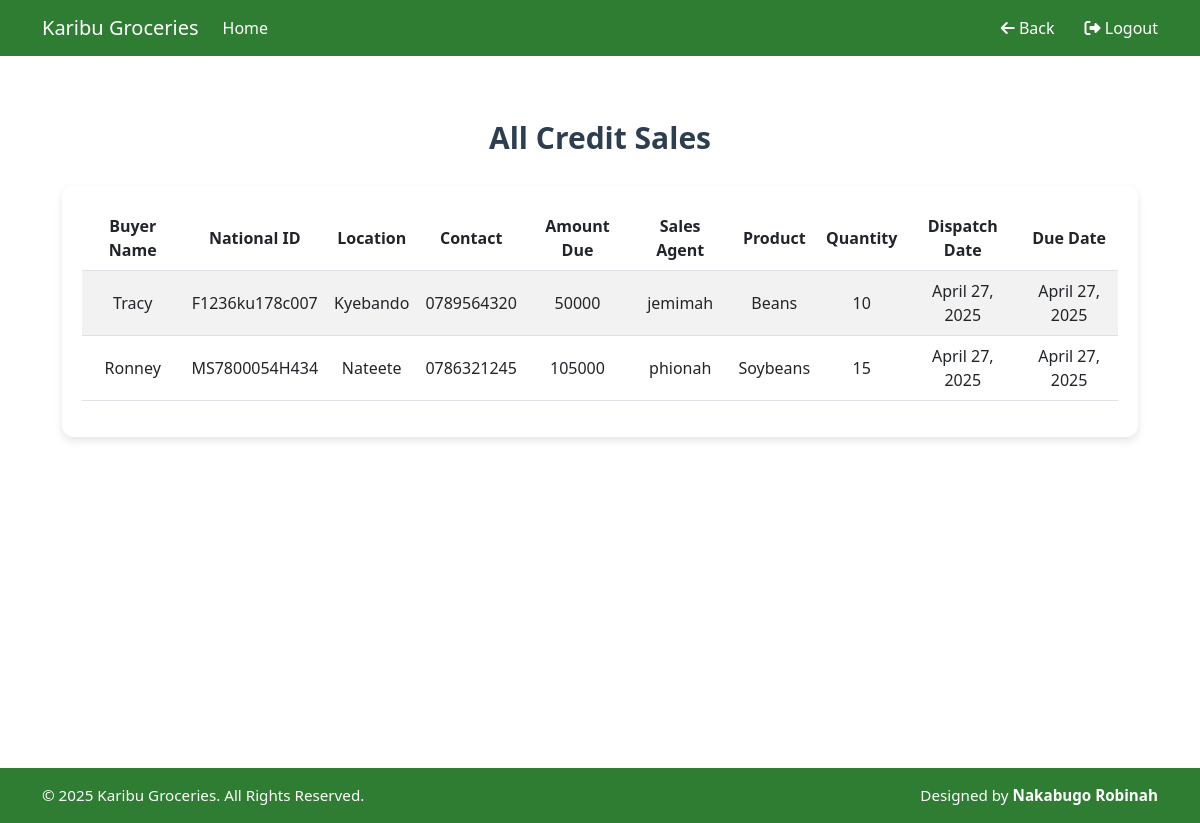
Before: /credit_sales_list/ (signed in) with the older database file.
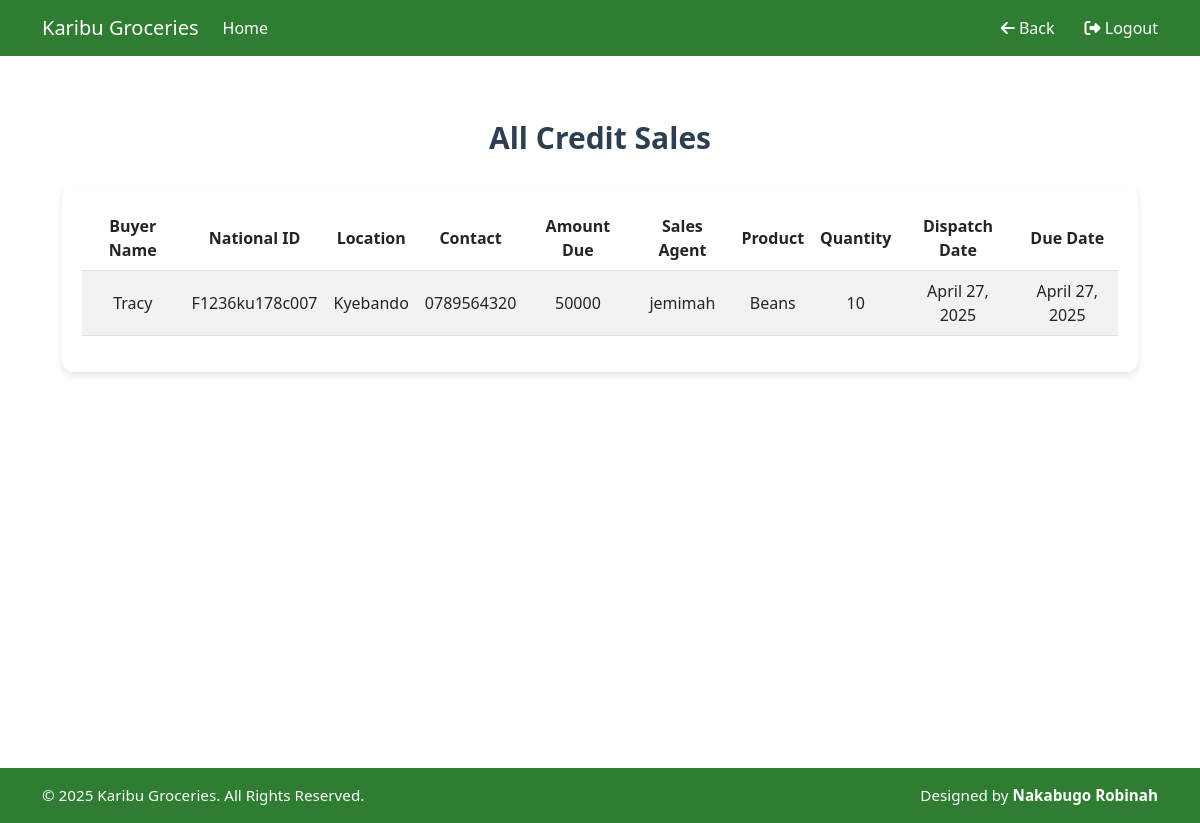
After: the same page with the newer database file.
### ledger/models.py (models this page shows, shortened)
class CreditSale(models.Model):
    buyer_name = models.CharField(max_length=100, blank=True)
    nin_validator = RegexValidator(
        regex=r'^[A-Z]{2}[0-9A-Z]{12}$',
        message='Enter a valid NIN (e.g., CM123456789012)'
    )
    national_id = models.CharField(
        max_length=14,
        unique=True,
        null=True,
        blank=True,
        validators=[nin_validator],
        help_text="Enter a valid NIN (e.g., CM123456789012)"
    )
    location = models.CharField(max_length=100, blank=False)
    contact = models.CharField(max_length=15, blank=False)
    amount_due = models.PositiveIntegerField( blank=False)
    sales_agent = models.ForeignKey(Userprofile, on_delete=models.SET_NULL, null=True)
    due_date = models.DateField(auto_now_add=True)
    product_name = models.ForeignKey(Stock, on_delete=models.CASCADE, blank=False)
    quantity = models.PositiveIntegerField(default=0, blank=False)
    date_of_dispatch = models.DateField(auto_now_add=True, blank=False)

class Userprofile(AbstractUser):
    is_salesagent = models.BooleanField(default=False)
    is_manager = models.BooleanField(default=False)
    is_owner = models.BooleanField(default=False)
    username = models.CharField(max_length=50, unique=True)
    email = models.EmailField(max_length=25, unique=True)
    address = models.TextField(max_length=25, blank=True)
    phonenumber = models.CharField(max_length=25, blank=True)
    gender = models.CharField(max_length=10, blank=True, choices=[("Male", "Male"), ("Female", "Female")])
    def __str__(self):
        return self.username # Display username in admin

class Stock(models.Model):
    category_name = models.ForeignKey(Category, on_delete=models.CASCADE, null=True, blank=True)
    item_name = models.CharField(max_length=10, null=True, blank=False)
    total_quantity = models.IntegerField(default=0, null=True, blank=False)
    issued_quantity = models.IntegerField(default=0, null=True, blank=False)
    received_quantity = models.IntegerField(default=0, null=True, blank=False)
    type_of_stock = models.CharField(max_length=20)
    cost = models.DecimalField(max_digits=10, decimal_places=2, null=True, blank=False)
    supplier_type = models.CharField(
        max_length=20,
        choices=[
            ("individual", "Individual Dealer"),
            ("company", "Company"),
            ("farm", "KGL Farm")
        ]
    )
    date = models.DateField(auto_now_add=True)
    branch = models.CharField(max_length=20, choices=[("Maganjo", "Maganjo"), ("Matugga", "Matugga")])
    unit_price = models.FloatField(blank=True, default=0, null=True)
    unit_cost = models.FloatField(blank=True, default=0, null=True)
    def __str__(self):
        return self.item_name if self.item_name else "unnamed stock item"

### ledger/views.py (the view)
# urls.py: path('credit_sales_list/', views.credit_sale_list, name='credit_sale_list'),
@login_required
def credit_sale_list(request):
    credit_sales = CreditSale.objects.all()
    return render(request, 'ledger/credit_sale_list.html', {'credit_sales': credit_sales})

### ledger/templates/ledger/credit_sale_list.html (shortened to what this page needs)
{% extends 'base.html' %}
{% load static %}
{% block content %}
<div class="credit-sales-container">
    <h2 class="credit-sales-title">All Credit Sales</h2>
    <div class="table-wrapper">
        <table class="table table-striped">
            <thead>
                <tr>
                    <th>Buyer Name</th>
                    <th>National ID</th>
                    <th>Location</th>
                    <th>Contact</th>
                    <th>Amount Due</th>
                    <th>Sales Agent</th>
                    <th>Product</th>
                    <th>Quantity</th>
                    <th>Dispatch Date</th>
                    <th>Due Date</th>
                </tr>
            </thead>
            <tbody>
                {% for credit in credit_sales %}
                <tr>
                    <td>{{ credit.buyer_name }}</td>
                    <td>{{ credit.national_id }}</td>
                    <td>{{ credit.location }}</td>
                    <td>{{ credit.contact }}</td>
                    <td>{{ credit.amount_due }}</td>
                    <td>{{ credit.sales_agent }}</td>
                    <td>{{ credit.product_name }}</td>
                    <td>{{ credit.quantity }}</td>
                    <td>{{ credit.date_of_dispatch }}</td>
                    <td>{{ credit.due_date }}</td>
                </tr>
                {% empty %}
                <tr>
                    <td colspan="10" class="no-data">No Credit Sales Found.</td>
                </tr>
                {% endfor %}
            </tbody>
        </table>
    </div>
</div>
{% endblock %}

Changed rows visible on the page:
removed CreditSale: buyer_name "Ronney", national_id "MS7800054H434", location "Nateete", contact "0786321245", amount_due "105000", sales_agent "phionah", product_name "Soybeans", quantity "15", date_of_dispatch "April 27, 2025", due_date "April 27, 2025"
